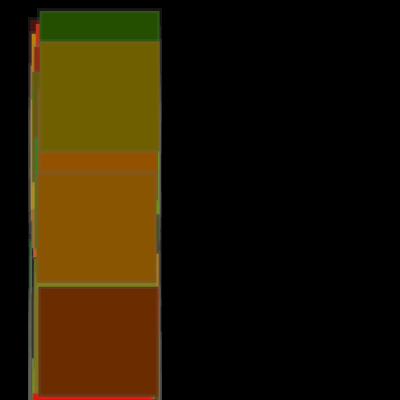
Frame 1 (no input)
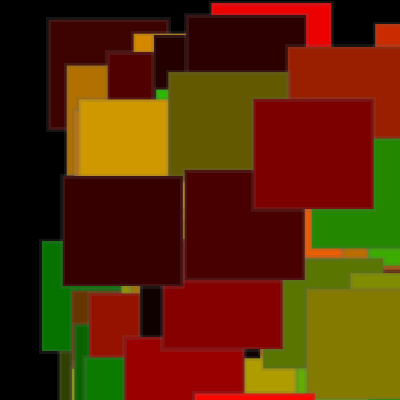
Frame 60 (the mouse pressed at the canvas centre just before this capture)
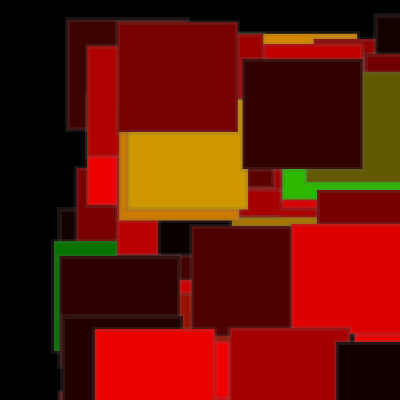
Frame 120 (the mouse held since frame 60 and released just before this capture)

The Processing sketch that drew these frames (run headless with seeded random() and noise(); from frame 60 on, the mouse is pressed at the canvas centre):

// Processing sketch: processing_30655
// ── processing_30655.pde

// tipo nome
Car[] carros;
 
int num;

void setup(){
  size (400,400);
  
  num = 100;
  carros = new Car[num];
 
  for ( int i =0; i< num; i++){
      carros[i] = new Car ( 30, random (height), random (10));
  }
 
}

void draw(){
  background(0);
 
 
   for ( int i =0; i< num; i++){
    
     carros[i].drive();
      carros[i].display();
     
  }

}


//****** objeto
class Car{
 
  float r,g,b; // 3 variaveis para cor do carro
  float xpos; // posicao horizontal
  float ypos; // posicao vertical
  float xspeed; // variavel para a velocidade
 
  // 1 metodo: funcao COSTRUTORA
  Car ( int t_xpos, float t_ypos, float t_xspeed  ){
   
   xpos = t_xpos;
   ypos = t_ypos;
   xspeed = t_xspeed;
   r = random(255);
   g = random(188);
   b = random(0);
 strokeWeight (5);
 stroke (100,100,100, 50);
  }
 
  // funcao que anima o carro, actualizando a variavel xpos
  void drive (){
   
    xpos = xpos + xspeed;
    if ( xpos > width){
     xpos = 50;
     ypos = (int) random(height);
     r = random(255);
     g = random(0);
     b = random(0);
    }
   
  }
 
  // funcao de desenho do carro
  void display (){
   
    fill(r,g,b);
    rect (xpos, ypos, 120, 110);
 
  }
 
}// end class CAR
